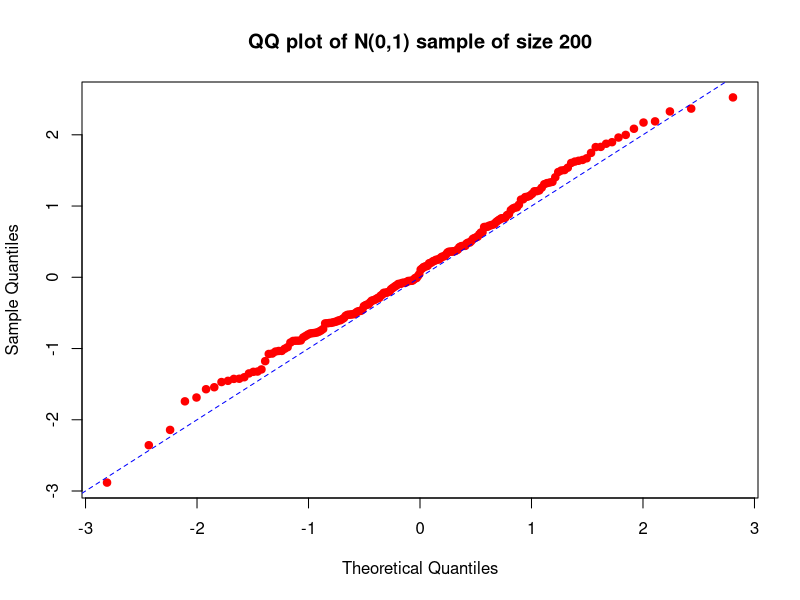
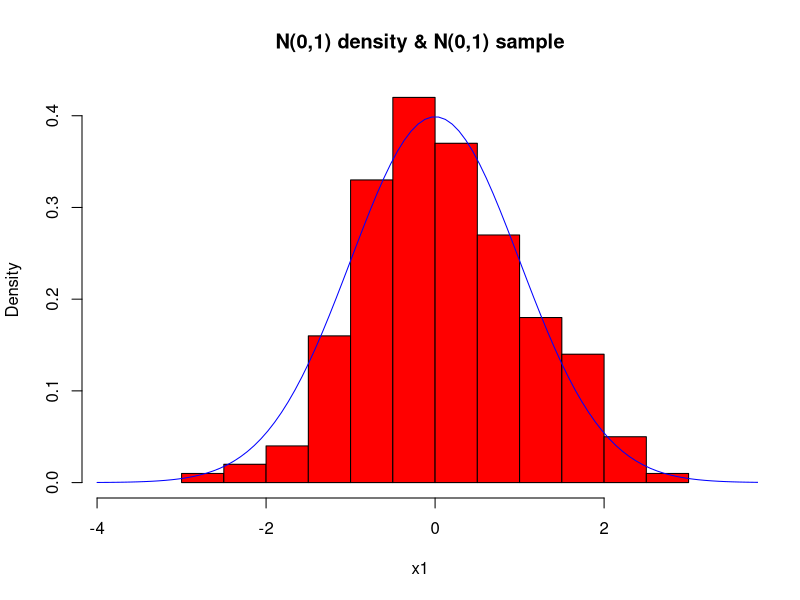
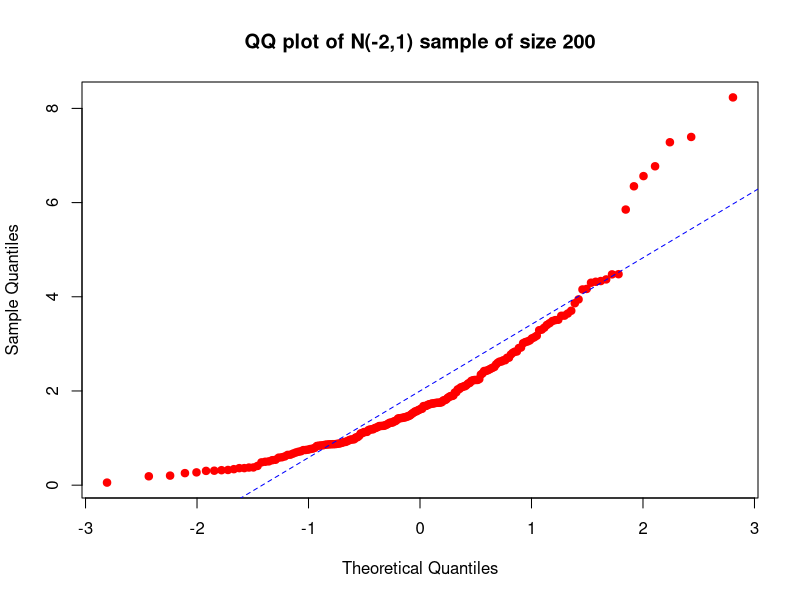
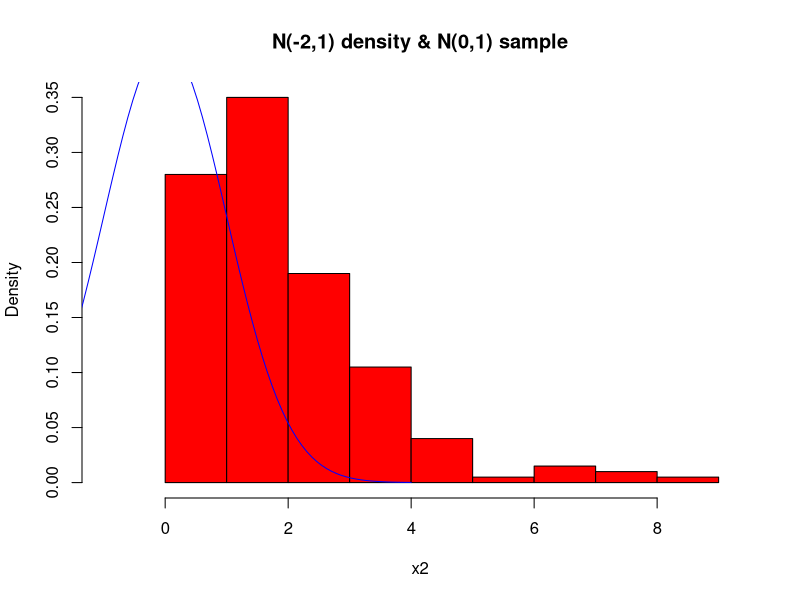

Reproduce these figures in R, in order. (Note: this script raises an error after producing the figures.)
x1 = rnorm(200)
qqnorm(x1, main="QQ plot of N(0,1) sample of size 200", pch=19, col="red")

?qqnorm
?par

abline(0, 1, lty=2, col="blue")

hist(x1, freq=F, xlim=c(min(x1)-1,max(x1)+1),col="red",
     main="N(0,1) density & N(0,1) sample")
grid = seq(-4,4,length=100)
lines(grid, dnorm(grid), col = "blue")

x2 = rgamma(200, 2,1)
qqnorm(x2, main="QQ plot of N(-2,1) sample of size 200", pch=19, col="red")

abline(2,sqrt(2),lty=2, col="blue")

hist(x2, freq = F, xlim=c(min(x2)-1, max(x2)+1), col="red",
     main="N(-2,1) density & N(0,1) sample")
grid = seq(-4,4,length=100)
lines(grid,dnorm(grid), col="blue")

# Q2

file = dget("ozone-1.R")
attach(file)

# summary, sd, quantile, hist, boxplot and
# stem, e.g.

summary(yonkers)
sd(yonkers)
quantile(yonkers)
hist(yonkers)
boxplot(yonkers)
stem(yonkers)

# idealised sample

ppoints(132)
qnorm(ppoints(132))
plot(qnorm(ppoints(132)),sort(yonkers))
qqnorm(yonkers)
qqplot(qnorm(ppoints(132)),yonkers)
qqline(yonkers)

# detach(filename)
